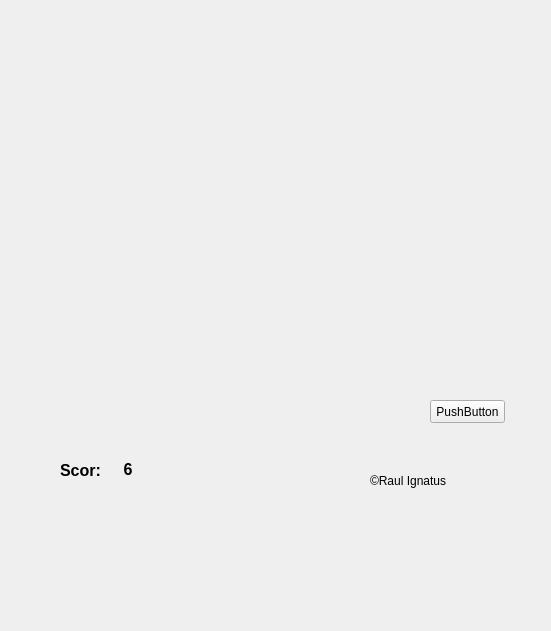
<?xml version="1.0" encoding="UTF-8"?>
<ui version="4.0">
 <class>Widget</class>
 <widget class="QWidget" name="Widget">
  <property name="geometry">
   <rect>
    <x>0</x>
    <y>0</y>
    <width>551</width>
    <height>631</height>
   </rect>
  </property>
  <property name="windowTitle">
   <string>Widget</string>
  </property>
  <widget class="QLabel" name="label">
   <property name="geometry">
    <rect>
     <x>370</x>
     <y>470</y>
     <width>81</width>
     <height>21</height>
    </rect>
   </property>
   <property name="text">
    <string>©Raul Ignatus</string>
   </property>
  </widget>
  <widget class="QLabel" name="LScore">
   <property name="geometry">
    <rect>
     <x>120</x>
     <y>460</y>
     <width>16</width>
     <height>19</height>
    </rect>
   </property>
   <property name="font">
    <font>
     <pointsize>12</pointsize>
     <weight>75</weight>
     <bold>true</bold>
    </font>
   </property>
   <property name="text">
    <string>6</string>
   </property>
   <property name="alignment">
    <set>Qt::AlignCenter</set>
   </property>
  </widget>
  <widget class="QLabel" name="label_2">
   <property name="geometry">
    <rect>
     <x>50</x>
     <y>460</y>
     <width>61</width>
     <height>20</height>
    </rect>
   </property>
   <property name="font">
    <font>
     <pointsize>12</pointsize>
     <weight>75</weight>
     <bold>true</bold>
    </font>
   </property>
   <property name="text">
    <string>Scor:</string>
   </property>
   <property name="alignment">
    <set>Qt::AlignCenter</set>
   </property>
  </widget>
  <widget class="QLabel" name="label_3">
   <property name="geometry">
    <rect>
     <x>130</x>
     <y>530</y>
     <width>131</width>
     <height>61</height>
    </rect>
   </property>
   <property name="text">
    <string/>
   </property>
  </widget>
  <widget class="QPushButton" name="DebButon">
   <property name="geometry">
    <rect>
     <x>430</x>
     <y>400</y>
     <width>75</width>
     <height>23</height>
    </rect>
   </property>
   <property name="text">
    <string>PushButton</string>
   </property>
  </widget>
 </widget>
 <layoutdefault spacing="6" margin="11"/>
 <resources/>
 <connections/>
</ui>
